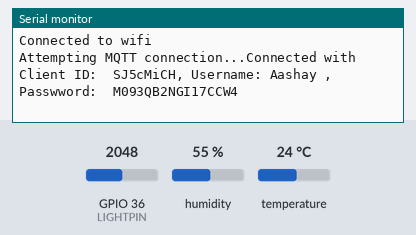
A sketch run on a simulated ESP32. Shown: the last lines printed to the serial monitor. The test bench sets the inputs (shaded band); at power-on: humidity 55 %, GPIO 36 (LIGHTPIN) = 2048, temperature 24 °C. WiFi joins after 1.5 s; servers stay silent unless stated; random numbers use the default seed unless the sketch sets one; no MQTT or app messages arrive unless stated.

Above: at 11.2 s.
11.3 s: humidity set to 22 %
At 20.8 s:
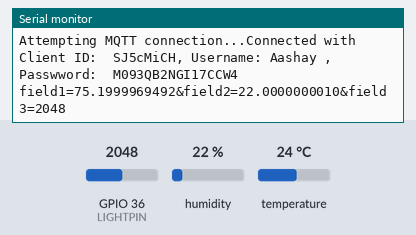
26.3 s: GPIO 36 (LIGHTPIN) set to 2866
At 40.6 s:
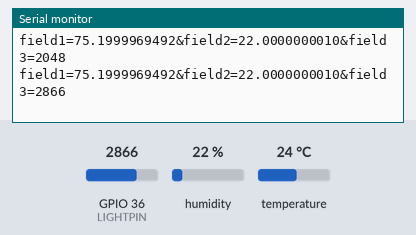

The sketch:

mqtttest1.ino
```cpp
#include <WiFi.h>
#include <SPI.h>
#include <PubSubClient.h>
#include "DHT.h"

#define DHTPIN 2 // DHT Sensor connected to digital pin 2.
#define DHTTYPE DHT11 // Type of DHT sensor.
#define LIGHTPIN A0 // Analog light sensor connected to analog pin A0.

DHT dht(DHTPIN, DHTTYPE); // Initialize DHT sensor.

char ssid[] = "Aashay"; //  Change this to your network SSID (name).
char pass[] = "aashay123";  // Change this your network password
char mqttUserName[] = "Aashay";  // Can be any name.
char mqttPass[] = " M093QB2NGI17CCW4";  // Change this your MQTT API Key from Account > MyProfile.
char writeAPIKey[] = "HJZJZVLDLWW9OIUQ";    // Change to your channel Write API Key.
long channelID = 798763;

static const char alphanum[] ="0123456789"
                              "ABCDEFGHIJKLMNOPQRSTUVWXYZ"
                              "abcdefghijklmnopqrstuvwxyz";  // For random generation of client ID.

WiFiClient client;                         // Initialize the Wifi client library.
PubSubClient mqttClient(client);           // Initialize the PuBSubClient library.
const char* server = "mqtt.thingspeak.com";

unsigned long lastConnectionTime = 0;
const unsigned long postingInterval = 20L * 1000L; // Post data every 20 seconds.

void setup() {

  Serial.begin(9600);
  int status = WL_IDLE_STATUS;  // Set a temporary WiFi status.

  // Attempt to connect to WiFi network
  while (status != WL_CONNECTED)
  {
    status = WiFi.begin(ssid, pass); // Connect to WPA/WPA2 Wi-Fi network.
    delay(5000);
  }

  Serial.println("Connected to wifi");
  mqttClient.setServer(server, 1883);   // Set the MQTT broker details.
}

void loop() {

 // Reconnect if MQTT client is not connected.
  if (!mqttClient.connected())
  {
    reconnect();
  }

  mqttClient.loop();   // Call the loop continuously to establish connection to the server.

  // If interval time has passed since the last connection, publish data to ThingSpeak.
  if (millis() - lastConnectionTime > postingInterval)
  {
    mqttpublish();
  }
}

void reconnect()
{
  char clientID[9];

  // Loop until reconnected.
  while (!mqttClient.connected())
  {
    Serial.print("Attempting MQTT connection...");
    // Generate ClientID
    for (int i = 0; i < 8; i++) {
        clientID[i] = alphanum[random(51)];
    }
    clientID[8]='\0';

    // Connect to the MQTT broker
    if (mqttClient.connect(clientID,mqttUserName,mqttPass))
    {
      Serial.print("Connected with Client ID:  ");
      Serial.print(String(clientID));
      Serial.print(", Username: ");
      Serial.print(mqttUserName);
      Serial.print(" , Passwword: ");
      Serial.println(mqttPass);
    } else
    {
      Serial.print("failed, rc=");
      // Print to know why the connection failed.
      // See https://pubsubclient.knolleary.net/api.html#state for the failure code explanation.
      Serial.print(mqttClient.state());
      Serial.println(" try again in 5 seconds");
      delay(5000);
    }
  }
}
void mqttpublish() {

  float t = dht.readTemperature(true); // Read temperature from DHT sensor.
  float h = dht.readHumidity();  // Read humidity from DHT sensor.
  int lightLevel = analogRead(LIGHTPIN); // Read from light sensor

  // Create data string to send to ThingSpeak
  String data = String("field1=" + String(t, DEC) + "&field2=" + String(h, DEC) + "&field3=" + String(lightLevel, DEC));
  int length = data.length();
  char msgBuffer[length];
  data.toCharArray(msgBuffer,length+1);
  Serial.println(msgBuffer);

  // Create a topic string and publish data to ThingSpeak channel feed.
  String topicString ="channels/" + String( channelID ) + "/publish/"+String(writeAPIKey);
  length=topicString.length();
  char topicBuffer[length];
  topicString.toCharArray(topicBuffer,length+1);

  mqttClient.publish( topicBuffer, msgBuffer );

  lastConnectionTime = millis();
}

// Use this function instead to publish to a single field directly.  Don't forget to comment out the above version.
/*
void mqttpublish() {

  float t = dht.readTemperature(true); // Read temperature from DHT sensor.

  String data = String(t, DEC);
  int length = data.length();
  char msgBuffer[length];
  data.toCharArray(msgBuffer,length+1);
  Serial.println(msgBuffer);

  // Create a topic string and publish data to ThingSpeak channel feed.
  String topicString ="channels/" + String( channelID ) + "/publish/"+String(writeAPIKey);
  length=topicString.length();
  char topicBuffer[length];
  topicString.toCharArray(topicBuffer,length+1);

  mqttClient.publish( topicBuffer, msgBuffer );

  lastConnectionTime = millis();
}
*/
```

Measured:
- after the input at 11.3 s, the serial monitor: prints a new line after 8.7 s (image 1)
- after the input at 26.3 s, the serial monitor: prints a new line after 13.8 s (image 2)
